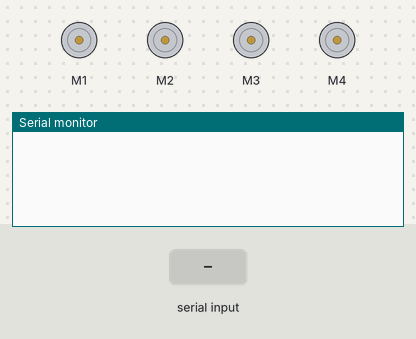
Bench run of a sketch on a simulated Arduino Uno, built with avr-gcc and run on an emulated ATmega328P. Parts: 4 × DC motor (green arrow = forward, orange = backward, longer = faster), the last lines printed to the serial monitor. Inputs (shaded band) come from the test bench.

Above: at 1.2 s.
1.3 s: "F\n" received over Serial
At 1.7 s:
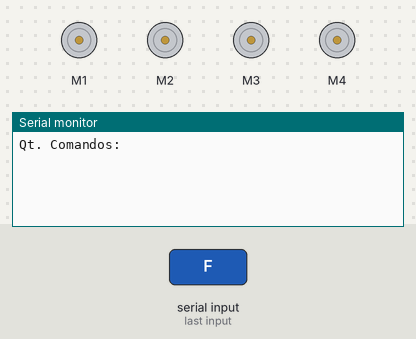
2.8 s: ";\n" received over Serial
At 3.4 s:
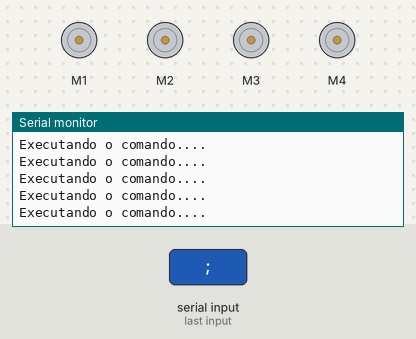

Measured:
- after the input at 1.3 s, the serial monitor: prints a new line at once (image 1)
- after the input at 2.8 s, the serial monitor: prints a new line at once (image 2)

The sketch:

phprobot_firmware.ino
```cpp
// (licence header left out)
#include <AFMotor.h>

AF_DCMotor motor1(1); //frente direita
AF_DCMotor motor2(2); //tras direita
AF_DCMotor motor3(3); //tras esquerda
AF_DCMotor motor4(4); //frente esquerda

#define QTMOTOR 4

AF_DCMotor motores[QTMOTOR] = {motor1, motor2, motor3, motor4};

void setup() {
  Serial.begin(9600);
  for(int i = 0; i < QTMOTOR; i++){
    motores[i].setSpeed(200);
  }
}

void loop() {

  if (Serial.available()) {
    // Lê toda string recebida
    String recebido = leStringSerial();
    //Serial.println("Leu o serial...");

    //--> Criação de um vetor de comandos
    //declaracao do vetor de comandos
    int qtComandos = getQuantComandos(recebido);
    String comandos[qtComandos];

    int index = 0;
    int posinicial = 0;
    //varrendo a string para adicionar o comando no vetor
    for (int i = 0; i < recebido.length(); i++){
      if(recebido.charAt(i) == ';') {
        comandos[index] = recebido.substring(posinicial, i);
        posinicial = i + 1;
        index++;
      }
    }
    Serial.println("Qt. Comandos: "+ qtComandos);
    //--> Execução dos comandos.
    //executar os comandos...
    for (int i = 0; i < sizeof(comandos); i++){
      executaComando(comandos[i]);
    }

  }

}

//obter a quantidade de comandos
int getQuantComandos(String comandos){
  int conta = 0;
  for (int i = 0; i < comandos.length(); i++){
    if(comandos.charAt(i) == ';') {
      conta++;
    }
  }
  return conta;
}

void executaComando(String comando){
  //--> Antes de executar o comando é necessário determinar o componente e o comando
  //varrendo a string para desmembrar o componente (motor) do comando
    Serial.println("Executando o comando....");
    for (int i = 0; i < comando.length(); i++){
      if(comando.charAt(i) == ':') {
        //Exemplo de comando:
        //MOTOR1:T;MOTOR1:F;MOTOR1:P;
        int componente = (comando.substring(i-1, i).toInt() - 1); //n. componente
        String direcao = comando.substring(i+1, i+2); //letra da direcao

        //transformando o comando em direção
        if (direcao == "F"){
          Serial.println("Para frente...");
          motores[componente].run(FORWARD);
        }else if (direcao == "P"){
          Serial.println("Parar...");
          motores[componente].run(RELEASE);
        }else if (direcao == "T"){
          Serial.println("Para tras...");
          motores[componente].run(BACKWARD);
        }
        //Serial.println("posicao: "+ String(componente) );
      }

    }
     delay(10);
}


String leStringSerial(){
  String conteudo = "";
  char caractere;
  while(Serial.available() > 0) {
    caractere = Serial.read();
    // Ignora caractere de quebra de linha
    if (caractere != '\n'){
      conteudo.concat(caractere);
    }
    // Aguarda buffer serial ler próximo caracter
    delay(10);
  }

  return conteudo;
}
```
